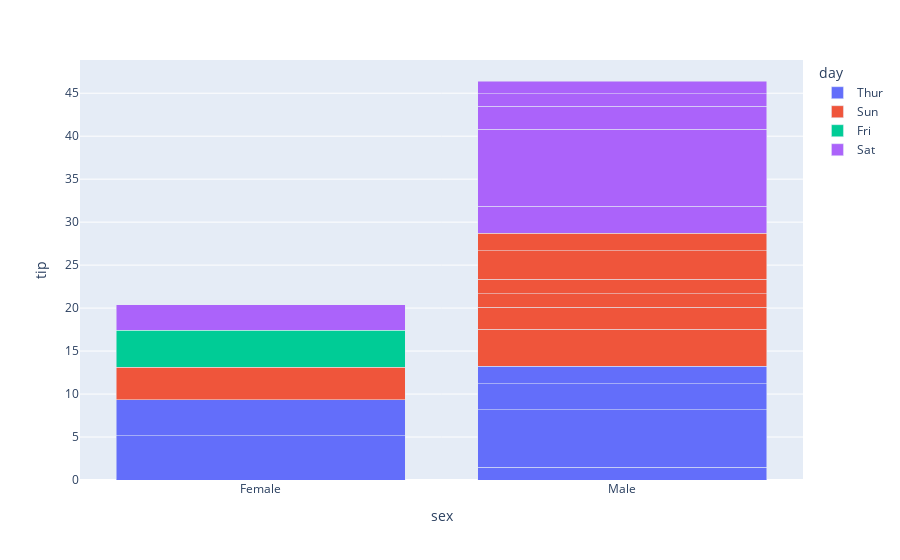

Write notebook code for a chart like this one.
### Code cell
fig = px.bar(data_frame=df, x="sex", y="tip", color="day", barmode="stack")
fig.show()

### Figure 1 — Plotly figure (JSON) as saved in the notebook; plotly's stock layout.template omitted (floating-point values rounded to 4 significant figures)
{"data": [{"hovertemplate": "day=Thur<br>sex=%{x}<br>tip=%{y}<extra></extra>", "legendgroup": "Thur", "marker": {"color": "#636efa", "pattern": {"shape": ""}}, "name": "Thur", "orientation": "v", "showlegend": true, "textposition": "auto", "type": "bar", "x": ["Female", "Male", "Male", "Male", "Male", "Female"], "xaxis": "x", "y": [5.17, 1.48, 6.7, 3.0, 2.03, 4.19], "yaxis": "y"}, {"hovertemplate": "day=Sun<br>sex=%{x}<br>tip=%{y}<extra></extra>", "legendgroup": "Sun", "marker": {"color": "#EF553B", "pattern": {"shape": ""}}, "name": "Sun", "orientation": "v", "showlegend": true, "textposition": "auto", "type": "bar", "x": ["Male", "Male", "Male", "Female", "Male", "Male", "Male"], "xaxis": "x", "y": [4.34, 2.55, 1.56, 3.75, 1.71, 3.31, 2.0], "yaxis": "y"}, {"hovertemplate": "day=Fri<br>sex=%{x}<br>tip=%{y}<extra></extra>", "legendgroup": "Fri", "marker": {"color": "#00cc96", "pattern": {"shape": ""}}, "name": "Fri", "orientation": "v", "showlegend": true, "textposition": "auto", "type": "bar", "x": ["Female"], "xaxis": "x", "y": [4.3], "yaxis": "y"}, {"hovertemplate": "day=Sat<br>sex=%{x}<br>tip=%{y}<extra></extra>", "legendgroup": "Sat", "marker": {"color": "#ab63fa", "pattern": {"shape": ""}}, "name": "Sat", "orientation": "v", "showlegend": true, "textposition": "auto", "type": "bar", "x": ["Male", "Male", "Male", "Female", "Male", "Male"], "xaxis": "x", "y": [3.15, 9.0, 2.64, 3.0, 1.45, 1.5], "yaxis": "y"}], "layout": {"barmode": "stack", "legend": {"title": {"text": "day"}, "tracegroupgap": 0}, "margin": {"t": 60}, "xaxis": {"anchor": "y", "domain": [0, 1], "title": {"text": "sex"}}, "yaxis": {"anchor": "x", "domain": [0, 1], "title": {"text": "tip"}}}}
